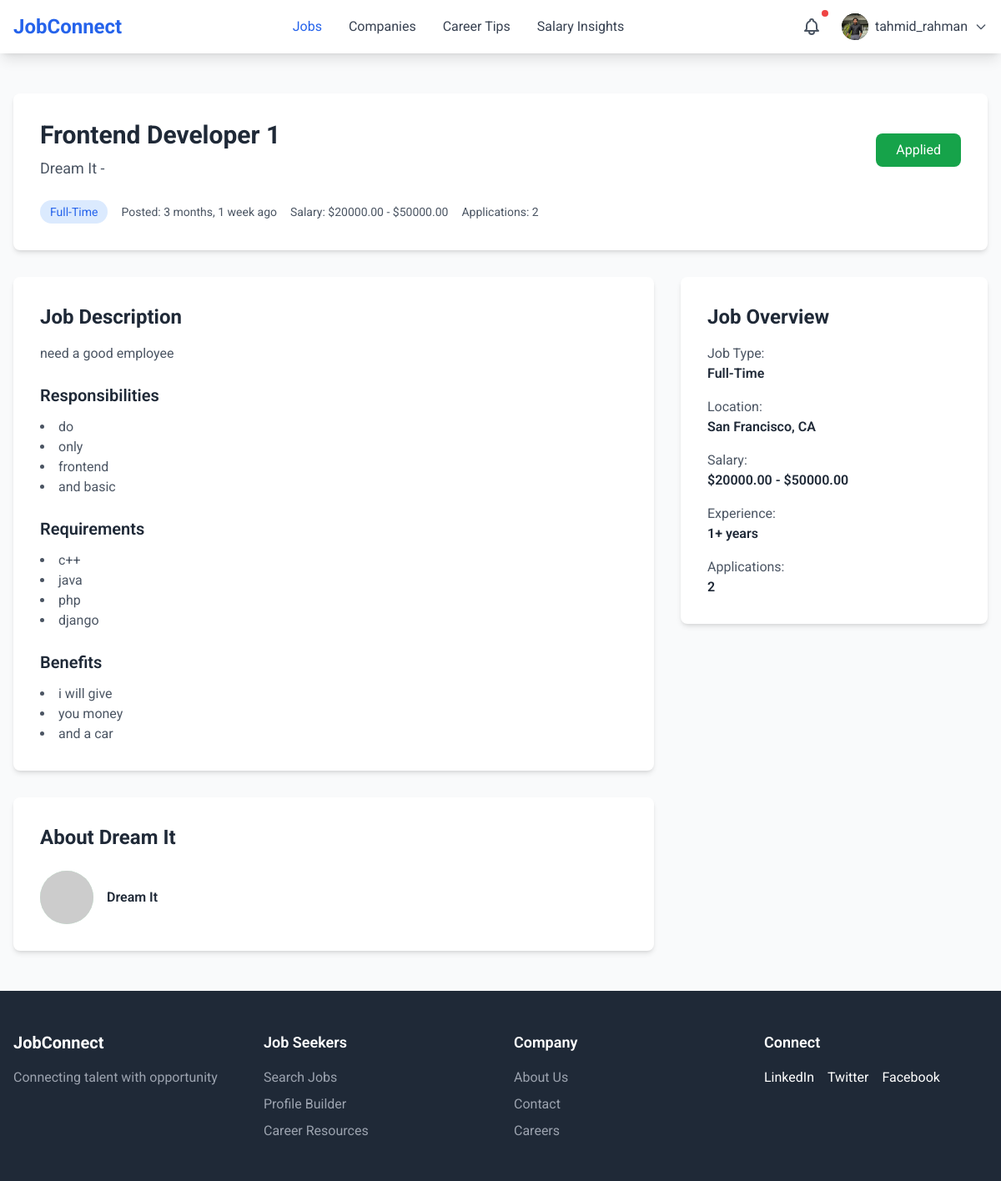
Screenshot of /jobseeker/jobs/7/ (signed in) with the database file from the repository.
### accounts/models.py (models this page shows, shortened)
class CustomUser(AbstractBaseUser, PermissionsMixin):
    id = models.AutoField(primary_key=True)
    name = models.CharField(max_length=100)
    username = models.CharField(max_length=100, unique=True)
    email = models.EmailField(unique=True)
    phone_no = models.IntegerField(max_length=15,null=True,blank=True)
    role = models.CharField(max_length=50, choices=[
        ('admin', 'Admin'),
        ('user', 'User'),
        ('employee', 'Employee'),
    ], default='user')
    status = models.CharField(max_length=50, choices=[
        ('approved','Approved'),
        ('pending', 'Pending'),
    ],default='pending')
    is_active = models.BooleanField(default=True)
    is_staff = models.BooleanField(default=False)
    google_id = models.CharField(max_length=255, blank=True, null=True)
    email_verified = models.BooleanField(default=False)
    objects = CustomUserManager()
    USERNAME_FIELD = 'email'
    REQUIRED_FIELDS = ['username', 'name']

### jobseeker/models.py (models this page shows, shortened)
class Profile(models.Model):
    user = models.OneToOneField(CustomUser, on_delete=models.CASCADE, related_name='profile')
    profile_id = models.AutoField(primary_key=True)
    profile_picture = models.ImageField(upload_to='profile_pics/', blank=True, null=True,default='profile_pics/profile_1.png')
    google_picture_url = models.URLField(blank=True, null=True)
    first_name = models.CharField(max_length=50, blank=True, null=True)
    last_name = models.CharField(max_length=50, blank=True, null=True)
    job_title = models.CharField(max_length=100, blank=True, null=True)
    location = models.CharField(max_length=100, blank=True, null=True)
    about_me = models.TextField( blank=True, null=True)
    establised_at = models.DateField(blank=True, null=True)
    total_employees = models.IntegerField(blank=True, null=True)

### employer/models.py (models this page shows, shortened)
class Job(models.Model):
    JOB_TYPE_CHOICES = [
        ('Full-Time', 'Full-Time'),
        ('Part-Time', 'Part-Time'),
        ('Contract', 'Contract'),
        ('Internship', 'Internship')
    ]
    STATUS_CHOICES = [
        ('Active', 'Active'),
        ('Draft', 'Draft'),
        ('Closed', 'Closed'),
    ]
    CATEGORY_CHOICES = [
        ('engineering', 'Engineering'),
        ('design', 'Design'),
        ('marketing', 'Marketing'),
    ]
    job_id = models.AutoField(primary_key=True)
    title = models.CharField(max_length=255)
    company = models.ForeignKey('Company', on_delete=models.CASCADE)
    location = models.CharField(max_length=255)
    job_type = models.CharField(max_length=20, choices=JOB_TYPE_CHOICES)
    posted_date = models.DateTimeField(auto_now_add=True)
    salary_min = models.DecimalField(max_digits=10, decimal_places=2)
    salary_max = models.DecimalField(max_digits=10, decimal_places=2)
    applications = models.IntegerField(default=0)
    exp_need = models.IntegerField(default=0)
    description = models.TextField()
    responsibilities = models.TextField()
    requirements = models.TextField()
    benefits = models.TextField()
    status = models.CharField(max_length=10, choices=STATUS_CHOICES, default='Draft')
    category = models.CharField(max_length=20, choices=CATEGORY_CHOICES)

class Company(models.Model):
    company_id = models.AutoField(primary_key=True)
    user = models.ForeignKey('accounts.CustomUser', on_delete=models.CASCADE)
    name = models.CharField(max_length=255, null=True, blank=True)
    location = models.CharField(max_length=255, null=True, blank=True)
    logo = models.URLField(null=True, blank=True)
    description = models.TextField()
    def __str__(self):
        return self.name

### jobseeker/views.py (the view)
    def wrapper(request, *args, **kwargs):
        if request.user.role != 'user':
            messages.error(request, "You are not authorized to view this page.")
            return redirect('login')
        return view_func(request, *args, **kwargs)

### jobseeker/views.py (called while the page is built)
def user_role_required(view_func):
    def wrapper(request, *args, **kwargs):
        if request.user.role != 'user':
            messages.error(request, "You are not authorized to view this page.")
            return redirect('login')
        return view_func(request, *args, **kwargs)
    return wrapper

@user_role_required
@login_required
def job_detail(request,job_id):
    job = Job.objects.get(job_id = job_id)
    application = JobApplication.objects.filter(job=job).count()
    applied =  JobApplication.objects.filter(job=job, applicant=Profile.objects.get(user=request.user)).exists()
    comp = Company.objects.get(company_id = job.company.company_id)
    res_list = job.responsibilities.split("\n")
    req_list = job.requirements.split("\n")
    ben_list = job.benefits.split("\n")
    return render(request, 'jobseeker/job_details.html',
                  {'job': job, 'comp': comp,'res_list':res_list,'req_list':req_list,
                   'ben_list':ben_list,'app_cont':application,'applied':applied})

### static/templates/jobseeker/job_details.html (shortened to what this page needs)
{% extends 'base.html' %}
{% block nav %}
{% include 'components/main_nav.html' %}
{% endblock nav %}
{% block content %}
<section class="py-12 bg-gray-50">
    <div class="max-w-7xl mx-auto px-4">
        <div class="bg-white p-8 rounded-lg shadow-md mb-8">
            <div class="flex flex-col md:flex-row justify-between items-start md:items-center mb-6">
                <div>
                    <h1 class="text-3xl font-bold text-gray-800 mb-2">{{job.title}}</h1>
                    <p class="text-lg text-gray-600">{{job.company}} - {{comp.location}}</p>
                </div>
                {% if not applied %}
                <a href="{% url 'jobseeker:apply_job' job.job_id %}"
                    class="mt-4 md:mt-0 bg-blue-600 text-white px-6 py-2 rounded-lg hover:bg-blue-700">
                    Apply Now
                </a>
                {% else %}
                <a href="{% url 'jobseeker:apply_job' job.job_id %}"
                    class="mt-4 md:mt-0 bg-green-600 text-white px-6 py-2 rounded-lg hover:bg-green-700">
                    Applied
                </a>
                {% endif %}
            </div>
            <div class="flex flex-wrap gap-4 text-sm text-gray-600 items-center">
                <span class="bg-blue-100 text-blue-600 px-3 py-1 rounded-full">{{job.job_type}}</span>
                <span>Posted: {{job.posted_date|timesince }} ago</span>
                <span>Salary: ${{job.salary_min}} - ${{job.salary_max}}</span>
                <span>Applications: {{app_cont}}</span>
            </div>
        </div>
        <div class="grid grid-cols-1 lg:grid-cols-3 gap-8">
            <div class="lg:col-span-2">
                <div class="bg-white p-8 rounded-lg shadow-md mb-8">
                    <h2 class="text-2xl font-bold text-gray-800 mb-4">Job Description</h2>
                    <p class="text-gray-600 mb-6">
                        {{job.description}}
                    </p>
                    <h3 class="text-xl font-semibold text-gray-800 mb-3">Responsibilities</h3>
                    <ul class="list-disc list-inside text-gray-600 mb-6">
                        {% for item in res_list%}
                        <li>{{ item }}</li>
                        {% endfor %}
                    </ul>
                    <h3 class="text-xl font-semibold text-gray-800 mb-3">Requirements</h3>
                    <ul class="list-disc list-inside text-gray-600 mb-6">
                        {% for item in req_list%}
                        <li>{{ item }}</li>
                        {% endfor %}
                    </ul>
                    <h3 class="text-xl font-semibold text-gray-800 mb-3">Benefits</h3>
                    <ul class="list-disc list-inside text-gray-600">
                        {% for item in ben_list%}
                        <li>{{ item }}</li>
                        {% endfor %}
                    </ul>
                </div>
                <div class="bg-white p-8 rounded-lg shadow-md">
                    <h2 class="text-2xl font-bold text-gray-800 mb-4">About {{comp.name}}</h2>
                    <div class="flex items-center space-x-4">
                        <img src="https://via.placeholder.com/100" alt="{{comp.name}}"
                            class="w-16 h-16 rounded-full bg-green-200 overflow-hidden items-center justify-center">
                        <div>
                            <a href="#" class="text-gray-800 font-semibold hover:underline">{{comp.name}}</a>
                        </div>
                    </div>
                </div>
            </div>
            <div class="lg:col-span-1">
                <div class="bg-white p-8 rounded-lg shadow-md">
                    <h2 class="text-2xl font-bold text-gray-800 mb-4">Job Overview</h2>
                    <div class="space-y-4">
                        <div>
                            <p class="text-gray-600">Job Type:</p>
                            <p class="text-gray-800 font-semibold">{{job.job_type}}</p>
                        </div>
                        <div>
                            <p class="text-gray-600">Location:</p>
                            <p class="text-gray-800 font-semibold">{{job.location}}</p>
                        </div>
                        <div>
                            <p class="text-gray-600">Salary:</p>
                            <p class="text-gray-800 font-semibold">${{job.salary_min}} - ${{job.salary_max}}</p>
                        </div>
                        <div>
                            <p class="text-gray-600">Experience:</p>
                            <p class="text-gray-800 font-semibold">{{job.exp_need}}+ years</p>
                        </div>
                        <div>
                            <p class="text-gray-600">Applications:</p>
                            <p class="text-gray-800 font-semibold">{{app_cont}}</p>
                        </div>
                    </div>
                </div>
            </div>
        </div>
    </div>
</section>
{% endblock content %}
{% block footer %}
<div class="footer-container hidden md:block">
    {% include 'components/footer.html' %}
</div>
{% endblock footer %}

### static/templates/components/main_nav.html (shortened to what this page needs)
<nav class="bg-white shadow-lg sticky top-0 z-[10]">
    <div class="max-w-7xl mx-auto px-4">
        <div class="flex justify-between items-center h-16">
            <a href="/jobseeker/jobs/" class="flex items-center">
                <span class="text-2xl font-bold text-blue-600">JobConnect</span>
            </a>
            <div class="hidden md:flex space-x-8">
                <a href="/jobseeker/jobs"
                    class="hover:text-blue-600 {% if '/jobseeker/jobs' in request.path %} text-blue-600 {% else %} text-gray-700 {% endif %} ">
                    Jobs
                </a>
                <a href="/jobseeker/company"
                    class="{% if '/jobseeker/company' in request.path %} text-blue-600 {% else %} text-gray-700 {% endif %} hover:text-blue-600">Companies</a>
                <a href="/jobseeker/tips"
                    class="{% if '/jobseeker/tips' in request.path %} text-blue-600 {% else %} text-gray-700 {% endif %} hover:text-blue-600">Career
                    Tips</a>
                <a href="/jobseeker/salaryinsight"
                    class="{% if '/jobseeker/salaryinsight' in request.path %} text-blue-600 {% else %} text-gray-700 {% endif %} hover:text-blue-600">Salary
                    Insights</a>
            </div>
            <div class="flex items-center space-x-4">
                <div class="relative">
                    <button id="notificationButton" class="p-2 text-gray-600 hover:text-blue-600 relative">
                        <span class="absolute top-0 right-0 w-2 h-2 bg-red-500 rounded-full"></span>
                    </button>
                </div>
                <div class="relative">
                    <button id="profileButton" class="flex items-center space-x-2 focus:outline-none">
                        <img src="{{ request.user.profile.profile_picture.url }}" alt="Profile"
                            class="w-8 h-8 rounded-full bg-black">
                        <span class="hidden md:block text-gray-700">{{ request.user.username }}</span>
                        <svg class="w-4 h-4 text-gray-600" fill="none" stroke="currentColor" viewBox="0 0 24 24">
                            <path stroke-linecap="round" stroke-linejoin="round" stroke-width="2" d="M19 9l-7 7-7-7" />
                        </svg>
                    </button>
                </div>
            </div>
        </div>
    </div>
</nav>

### rows the page displays
CustomUser: user.profile.profile_picture (picture), user.username "tahmid_rahman"
Job: title "Frontend Developer 1", company "Dream It", job_type "Full-Time", posted_date "3 months, 1 week", salary_min "20000.00", salary_max "50000.00", description "need a good employee", location "San Francisco, CA", exp_need "1"
Company: name "Dream It"

### other values shown
{{ app_cont }} "2"
{{ item }} "do" "only" "frontend" "and basic"
{{ item }} "c++" "java" "php" "django"
{{ item }} "i will give" "you money" "and a car"
